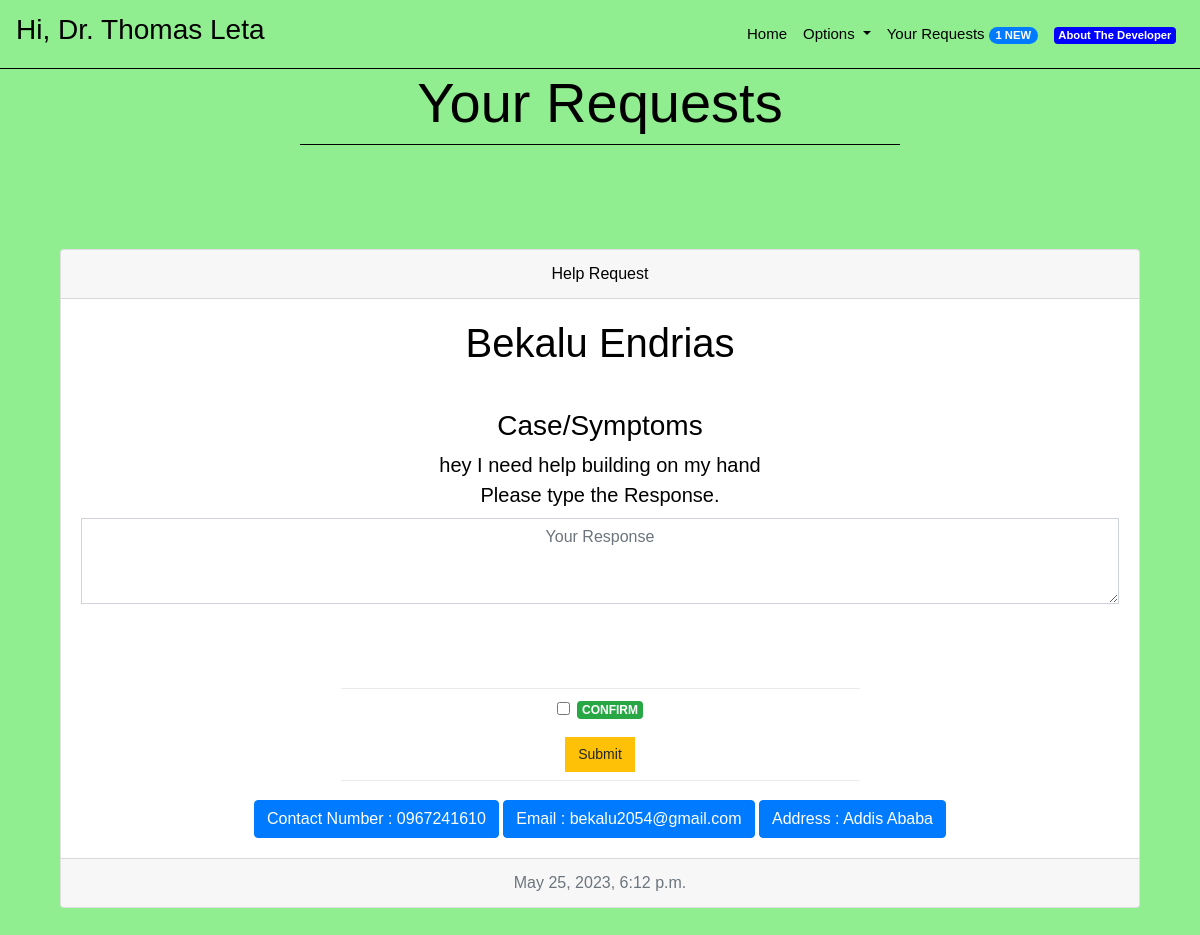
Page /requests (signed in) on the committed database.
### core/models.py (models this page shows, shortened)
class Doctor(models.Model):
    name = models.CharField(max_length = 30)
    address = models.CharField(max_length = 100)
    contactNumber = models.CharField(unique = True, max_length = 10)
    email = models.EmailField(unique = True, max_length = 255)
    specialization = models.CharField(max_length = 100)
    passwordHash = models.CharField(max_length = 64)
    emailHash = models.CharField(max_length = 64)
    image = models.ImageField(upload_to='profile_images/', default='profile_images/default.jpg')

class Assistance(models.Model):
    assistanceText = models.CharField(max_length = 2000, default = "")
    doctor = models.ForeignKey(Doctor, related_name = "doctorRecords", on_delete = models.CASCADE)
    patient = models.ForeignKey(Patient, related_name = "patientRecords", on_delete = models.CASCADE)
    timestamp = models.DateTimeField(auto_now_add = True)
    isNew = models.BooleanField(default = True)
    isCompleted = models.BooleanField(default = False)
    symptoms = models.CharField(max_length = 2000)

class Patient(models.Model):
    name = models.CharField(max_length = 30)
    address = models.CharField(max_length = 100)
    contactNumber = models.CharField(max_length = 10)
    email = models.EmailField(unique = True, max_length = 255)
    userId = models.CharField(unique = True, max_length = 8)
    passwordHash = models.CharField(max_length = 64)
    emailHash = models.CharField(max_length = 64)
    image = models.ImageField(upload_to='profile_images/', default='profile_images/default.jpg')

### core/views.py (the view)
# urls.py: path('requests', views.requests, name = "requests"),
def requests(request):
    doctor = Doctor.objects.get(emailHash = request.session['userEmail'])
    records = doctor.doctorRecords.all()
    numberNewPendingAssistances = doctor.doctorRecords.aggregate(newPendingAssistances = Count('pk', filter =( Q(isNew = True) & Q(isCompleted = False) ) ))['newPendingAssistances']
    request.session['numberNewAssistances'] = numberNewPendingAssistances
    context = {
        "message" : "Successfully Logged In.",
        "isAuthenticated" : True,
        "user": records.order_by('-timestamp')
    }
    response = render(request,"core/userDoctorRequestPortal.html", context)
    return responseHeadersModifier(response)

### core/views.py (called while the page is built)
def responseHeadersModifier(response):
    response["Cache-Control"] = "no-cache, no-store, must-revalidate"
    response["Pragma"] = "no-cache"
    response["Expires"] = "0"
    return response

### core/templates/core/userDoctorRequestPortal.html (shortened to what this page needs)
{% extends "core/base.html" %}
{% block bodytag %}
{% load static %}
<body background="{% static 'core/images/back.png' %}" style="background-size: auto auto;">
    {% endblock %}
    {% block body %}
    <h1 style="text-align:center;color:black" class="display-4">
        Your Requests
    </h1>
    <li class="dropdown-divider" style="margin-left:25%;margin-right:25%;border-color:black"></li>
    <br>
    <br>
    <br>
    <br>
    {% for Assistance in user %}
    {% if not Assistance.isCompleted %}
    <form action="{% url 'onlinehelp' %}" method="post">
        <div class="card text-center" style="margin-left:5%;margin-right:5%;">
            <div class="card-header">Help Request</div>
            <div class="card-body">
                <h1 class="card-title">
                    {{ Assistance.patient.name }}
                </h1>
                <div class="card-text lead">
                    <br>
		    <span>
                        <h3>Case/Symptoms</h3>
                    </span>
                    {{ Assistance.symptoms }}
                    <div class="form-group">
                        <label for="exampleFormControlTextarea1">Please type the Response.</label>
                        <textarea name="Assistance" style="text-align:center" class="form-control"
                            id="exampleFormControlTextarea1" rows="3" placeholder="Your Response"></textarea>
                    </div>
                    <br>
                    <br>
                </div>
                <li class="dropdown-divider" style="margin-left:25%;margin-right:25%"></li>
                <div class="form-group form-check">
                    <input type="checkbox" class="form-check-input" id="exampleCheck1">
                    <label class="form-check-label" for="exampleCheck1"><span
                            class="badge badge-success">CONFIRM</span></label>
                </div>
                <button type="submit" class="btn btn-warning" style="margin-left:10%;margin-right:10%"">Submit</button><br>
                        <li class=" dropdown-divider" style="margin-left:25%;margin-right:25%"></li>
                    <a href="#" class="btn btn-primary" style="margin-top:1%">Contact Number : {{ Assistance.patient.contactNumber }}</a>
                    <a href="#" class="btn btn-primary" style="margin-top:1%">Email : {{ Assistance.patient.email }}</a>
                    <a href="#" class="btn btn-primary" style="margin-top:1%">Address : {{ Assistance.patient.address }}</a>
            </div>
            <div class="card-footer text-muted">
                {{ Assistance.timestamp }}
            </div>
        </div>
    </form>
    <br>
    {% endif %}
    {% empty %}
    <h1 style="text-align:center;color:white">
        You have no Requests right now.
    </h1>
    {% endfor %}
    <br>
    <br>
    {% endblock %}

### core/templates/core/base.html (shortened to what this page needs)
{% load static %}
<!doctype html>
<html lang="en">
<head>
    <link rel="stylesheet" href="https://stackpath.bootstrapcdn.com/bootstrap/4.2.1/css/bootstrap.min.css">
    <link rel="stylesheet" href="{% static 'core/css/style.css' %}">
    <link rel="stylesheet" href="{% static 'core/css/aboutstyle.css' %}">
    <link rel="stylesheet" href="{% static 'core/css/responsive.css' %}">
    <link rel="stylesheet" href="https://cdnjs.cloudflare.com/ajax/libs/font-awesome/4.7.0/css/font-awesome.min.css">
</head>
{% block bodytag %}
{% endblock %}
<nav class="navbar navbar-expand-lg navbar-light bg-transparent">
    {% if request.session.isLoggedIn %}
    <a class="navbar-brand" href="/">
        <h3 style="color:black;text-align:center">Hi,{% if request.session.isDoctor %} Dr.{% endif %} {{ request.session.Name }}</h3>
    </a>
    {% else %}
    <a class="navbar-brand" href="/">
        <h2 style="color:black;text-align:center">Enen</h2>
    </a>
    {% endif %}
    <div class="collapse navbar-collapse" id="navbarSupportedContent">
        <ul class="navbar-nav ml-auto">
            <li class="nav-item active">
                <a class="nav-link" href="{% url 'index' %}" style="color:black">Home </a>
            </li>
            {% if request.session.isLoggedIn %}
            <li class="nav-item dropdown">
                <a class="nav-link dropdown-toggle" style="color:black" href="#" id="navbarDropdown" role="button"
                    data-toggle="dropdown" aria-haspopup="true" aria-expanded="false">
                    Options
                </a>
            </li>
            {% endif %}
            {% if request.session.isLoggedIn %}
            <li class="nav-item">
                <a class="nav-link" href="{% url 'login' %}" style="color:black">Your Requests <span
                        class="badge badge-primary badge-pill">{{ request.session.numberNewAssistances }}
                        NEW</span></a>
            </li>
            {% else %}
            <li class="nav-item">
                <a class="nav-link" href="{% url 'login' %}" style="color:black">Login</a>
            </li>
            {% endif %}
            <li class="nav-item">
                <a class="nav-link" href="{% url 'about' %}" style="color:black"><span style="background-color: blue" class="badge badge-secondary">About The Developer</span></a>
            </li>
        </ul>
    </div>
</nav>
<li class="dropdown-divider" style="margin-top:0px;margin-bottom:0px;border-color:black"></li>
{% block body %}
{% endblock %}
</body>
</html>

### core/static/core/css/style.css (style rules this page uses)
body { font-family: 'Nunito', sans-serif; color: #000000; background-color: #fefefe; overflow-x: hidden; }

### core/static/core/css/aboutstyle.css (style rules this page uses)
* { margin: 0; padding: 0; border: 0; outline: none; }
a { font-family: 'Quicksand', sans-serif; font-size: 15px; color: #555555; }
button { font-family: 'Poppins', sans-serif; font-size: 14px !important; border-radius: 0 !important; }
input, textarea, .form-control, select { border-radius: 0 !important; font-family: 'Quicksand', sans-serif; }

### rows in the picture
Doctor: session.Name "Thomas Leta"
Assistance: patient.name "Bekalu Endrias", symptoms "hey I need help building on my hand", patient.contactNumber "0967241610", patient.email "bekalu2054@gmail.com", patient.address "Addis Ababa", timestamp "May 25, 2023, 6:12 p.m."

### other values in the picture
{{ request.session.numberNewAssistances }} "1"
